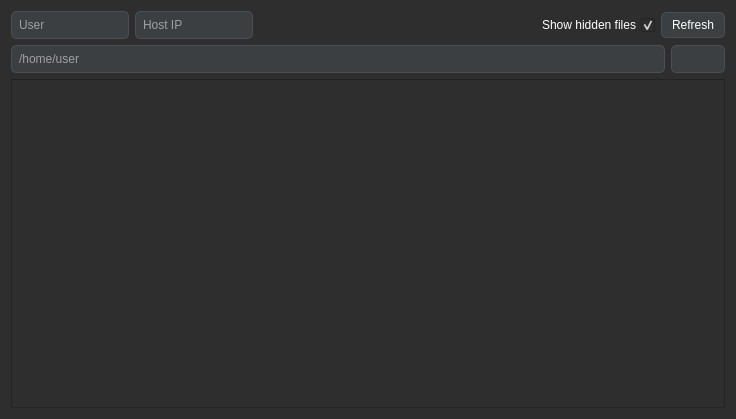
<?xml version="1.0" encoding="UTF-8"?>
<ui version="4.0">
 <class>FileExplorer</class>
 <widget class="QWidget" name="FileExplorer">
  <property name="geometry">
   <rect>
    <x>0</x>
    <y>0</y>
    <width>736</width>
    <height>419</height>
   </rect>
  </property>
  <property name="cursor">
   <cursorShape>ArrowCursor</cursorShape>
  </property>
  <property name="windowTitle">
   <string>Form</string>
  </property>
  <property name="styleSheet">
   <string notr="true">QWidget {
    background-color: #2e2e2e;
    color: #ffffff;
}

QMenuBar {
    background-color: #3c3f41;
    color: #ffffff;
}

QMenu {
    background-color: #3c3f41;
    color: #ffffff;
}

QMenu::item {
    padding: 5px 30px;
}

QMenu::item:selected {
    background-color: #4a4e54;
}

QPushButton {
    background-color: #3c3f41;
    border: 1px solid #4b4e52;
    border-radius: 5px;
    padding: 5px 10px;
}

QPushButton:hover {
    background-color: #4d4d4d;
}

QLineEdit {
    background-color: #3c3f41;
    color: #ffffff;
    border: 1px solid #4b4e52;
    border-radius: 5px;
    padding: 5px;
}

QTextEdit {
    background-color: #3c3f41;
    color: #ffffff;
    border: 1px solid #4b4e52;
    border-radius: 5px;
}

QLabel {
    color: #ffffff;
}

QScrollBar:vertical {
    background: #2e2e2e;
    width: 10px;
}

QScrollBar::handle:vertical {
    background: #4b4e52;
    border-radius: 5px;
}

QScrollBar::add-line:vertical,
QScrollBar::sub-line:vertical {
    background: none;
}

QCheckBox {
    color: #ffffff;
}

QRadioButton {
    color: #ffffff;
}

QRadioButton::indicator {
    background-color: #3c3f41;
    border: 1px solid #4b4e52;
}

QRadioButton::indicator:checked {
    background-color: #4d4d4d;
}

QTabWidget::pane {
    background-color: #2e2e2e;
}

QTabBar::tab {
    background-color: #3c3f41;
    color: #ffffff;
    padding: 10px;
}

QTabBar::tab:selected {
    background-color: #4d4d4d;
}

QProgressBar {
    background-color: #4b4e52;
    color: #ffffff;
}

QProgressBar::chunk {
    background-color: #5cb85c;
}

QStatusBar {
    background-color: #3c3f41;
    color: #ffffff;
}</string>
  </property>
  <layout class="QGridLayout" name="gridLayout">
   <item row="0" column="0">
    <layout class="QVBoxLayout" name="verticalLayout_3">
     <item>
      <layout class="QHBoxLayout" name="horizontalLayout_3">
       <item>
        <widget class="QLineEdit" name="le_user">
         <property name="sizePolicy">
          <sizepolicy hsizetype="Minimum" vsizetype="Fixed">
           <horstretch>0</horstretch>
           <verstretch>0</verstretch>
          </sizepolicy>
         </property>
         <property name="text">
          <string/>
         </property>
         <property name="placeholderText">
          <string>User</string>
         </property>
        </widget>
       </item>
       <item>
        <widget class="QLineEdit" name="le_hostIP">
         <property name="sizePolicy">
          <sizepolicy hsizetype="Minimum" vsizetype="Fixed">
           <horstretch>0</horstretch>
           <verstretch>0</verstretch>
          </sizepolicy>
         </property>
         <property name="text">
          <string/>
         </property>
         <property name="placeholderText">
          <string>Host IP</string>
         </property>
        </widget>
       </item>
       <item>
        <spacer name="horizontalSpacer">
         <property name="orientation">
          <enum>Qt::Horizontal</enum>
         </property>
         <property name="sizeType">
          <enum>QSizePolicy::Expanding</enum>
         </property>
         <property name="sizeHint" stdset="0">
          <size>
           <width>40</width>
           <height>20</height>
          </size>
         </property>
        </spacer>
       </item>
       <item>
        <widget class="QCheckBox" name="cb_showHiddenFile">
         <property name="sizePolicy">
          <sizepolicy hsizetype="Preferred" vsizetype="Fixed">
           <horstretch>0</horstretch>
           <verstretch>0</verstretch>
          </sizepolicy>
         </property>
         <property name="cursor">
          <cursorShape>PointingHandCursor</cursorShape>
         </property>
         <property name="layoutDirection">
          <enum>Qt::RightToLeft</enum>
         </property>
         <property name="text">
          <string>Show hidden files</string>
         </property>
         <property name="checked">
          <bool>true</bool>
         </property>
        </widget>
       </item>
       <item>
        <widget class="QPushButton" name="pb_refresh">
         <property name="sizePolicy">
          <sizepolicy hsizetype="Minimum" vsizetype="Fixed">
           <horstretch>0</horstretch>
           <verstretch>0</verstretch>
          </sizepolicy>
         </property>
         <property name="minimumSize">
          <size>
           <width>0</width>
           <height>0</height>
          </size>
         </property>
         <property name="maximumSize">
          <size>
           <width>200</width>
           <height>16777215</height>
          </size>
         </property>
         <property name="cursor">
          <cursorShape>PointingHandCursor</cursorShape>
         </property>
         <property name="text">
          <string>Refresh</string>
         </property>
        </widget>
       </item>
      </layout>
     </item>
     <item>
      <layout class="QHBoxLayout" name="horizontalLayout">
       <item>
        <widget class="QLineEdit" name="le_path">
         <property name="sizePolicy">
          <sizepolicy hsizetype="Expanding" vsizetype="Fixed">
           <horstretch>0</horstretch>
           <verstretch>0</verstretch>
          </sizepolicy>
         </property>
         <property name="text">
          <string/>
         </property>
         <property name="readOnly">
          <bool>false</bool>
         </property>
         <property name="placeholderText">
          <string>/home/user</string>
         </property>
         <property name="clearButtonEnabled">
          <bool>false</bool>
         </property>
        </widget>
       </item>
       <item>
        <widget class="QPushButton" name="pb_pathCopy">
         <property name="sizePolicy">
          <sizepolicy hsizetype="Minimum" vsizetype="Minimum">
           <horstretch>0</horstretch>
           <verstretch>0</verstretch>
          </sizepolicy>
         </property>
         <property name="minimumSize">
          <size>
           <width>0</width>
           <height>0</height>
          </size>
         </property>
         <property name="cursor">
          <cursorShape>PointingHandCursor</cursorShape>
         </property>
         <property name="text">
          <string/>
         </property>
         <property name="icon">
          <iconset theme="edit-copy">
           <normaloff>.</normaloff>.</iconset>
         </property>
         <property name="iconSize">
          <size>
           <width>20</width>
           <height>20</height>
          </size>
         </property>
         <property name="shortcut">
          <string/>
         </property>
         <property name="autoDefault">
          <bool>false</bool>
         </property>
         <property name="default">
          <bool>false</bool>
         </property>
         <property name="flat">
          <bool>false</bool>
         </property>
        </widget>
       </item>
      </layout>
     </item>
     <item>
      <widget class="QTreeView" name="tv_fileExplorer">
       <property name="minimumSize">
        <size>
         <width>0</width>
         <height>300</height>
        </size>
       </property>
       <property name="cursor" stdset="0">
        <cursorShape>PointingHandCursor</cursorShape>
       </property>
       <property name="frameShadow">
        <enum>QFrame::Sunken</enum>
       </property>
       <property name="editTriggers">
        <set>QAbstractItemView::DoubleClicked</set>
       </property>
       <property name="tabKeyNavigation">
        <bool>true</bool>
       </property>
       <property name="dragDropMode">
        <enum>QAbstractItemView::DragDrop</enum>
       </property>
       <property name="defaultDropAction">
        <enum>Qt::CopyAction</enum>
       </property>
       <property name="alternatingRowColors">
        <bool>false</bool>
       </property>
       <property name="selectionMode">
        <enum>QAbstractItemView::NoSelection</enum>
       </property>
       <property name="selectionBehavior">
        <enum>QAbstractItemView::SelectRows</enum>
       </property>
       <property name="indentation">
        <number>0</number>
       </property>
       <property name="expandsOnDoubleClick">
        <bool>false</bool>
       </property>
       <attribute name="headerVisible">
        <bool>true</bool>
       </attribute>
      </widget>
     </item>
    </layout>
   </item>
  </layout>
 </widget>
 <resources/>
 <connections/>
</ui>
